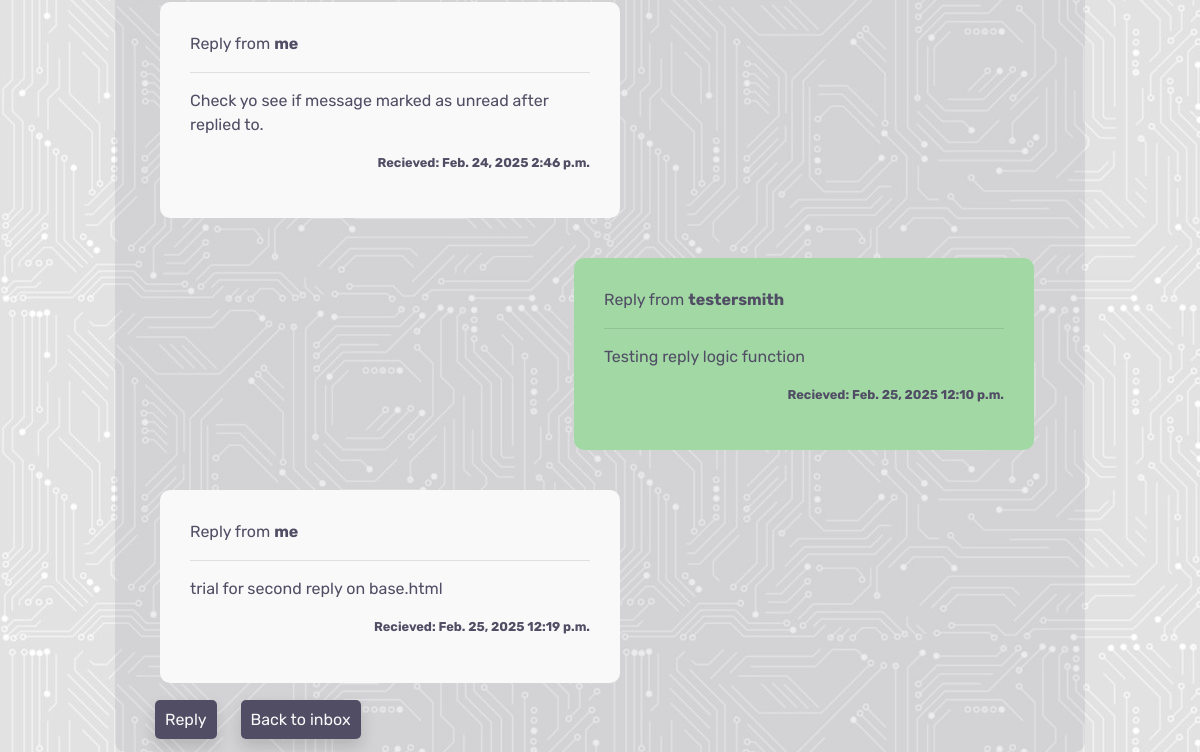
The app's page /contacts/19 (signed in, lower part), older data.
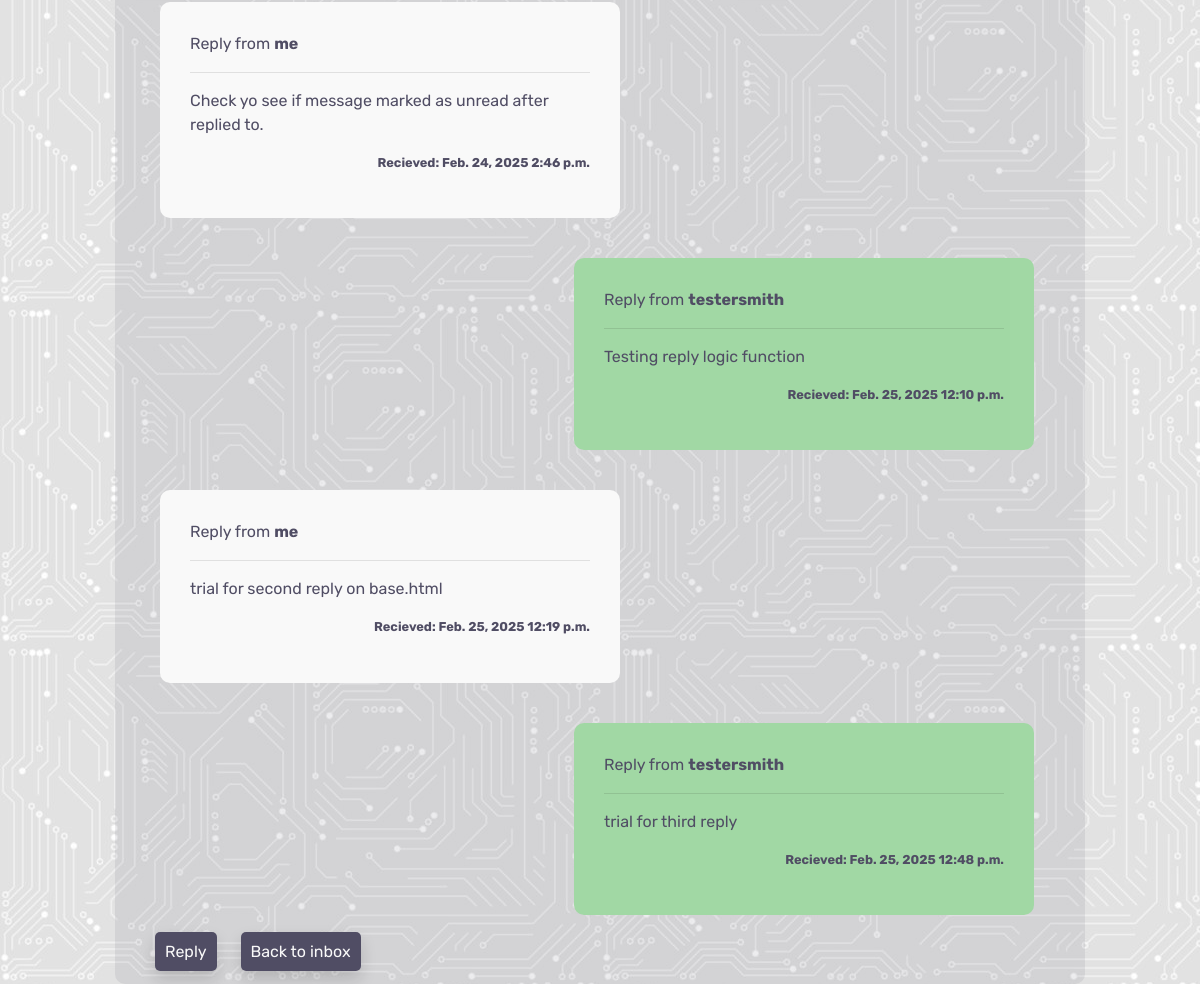
The same page, newer data.
### contacts/models.py (models this page shows)
class Replied(models.Model):
    class Meta:
        verbose_name_plural = "Replies"
    thread = models.ForeignKey(Contacts, on_delete=models.CASCADE)
    name = models.CharField(max_length=26, null=True, blank=True)
    send_to = models.CharField(max_length=240)
    subject = models.CharField(max_length=52, null=True, blank=True)
    message = models.TextField()
    date = models.DateField(auto_now_add=True)
    time = models.TimeField(auto_now_add=True)
    read = models.BooleanField(default=False)

### contacts/views.py (the view)
# urls.py: path('<int:contact_id>', views.open_message, name='open_message'),
@login_required
def open_message(request, contact_id):
    inbox = Contacts.objects.get(id=contact_id)
    inbox.read = True
    inbox.save()
    if inbox.new_reply is True:
        inbox.new_reply = False
        inbox.save()
    replied = Replied.objects.filter(thread=contact_id)
    template = 'contacts/open_message.html'
    context = {
        'inbox': inbox,
        'replied': replied
    }
    return render(request, template, context)

### contacts/contexts.py (called while the page is built)
def contacts_inbox(request):
    user = request.user.id
    if user:
        user_inbox = get_object_or_404(User, username=request.user)
        inbox = Contacts.objects.filter(send_to=user_inbox)
        replied = Replied.objects.filter(name=user_inbox)
        reply_message = Contacts.objects.filter(new_reply=True)
        unread_messages = inbox.filter(read=False).count()
        message_count = len(inbox)
        reply_num = len(reply_message)
        context = {
            'inbox': inbox,
            'message_count': message_count,
            'unread_messages': unread_messages,
            'replied': replied,
            'reply_num': reply_num,
        }
    else:
        inbox = Contacts.objects.all()
        context = {
            'inbox': inbox
        }
    return context

### contacts/templates/contacts/open_message.html (shortened to what this page needs)
{% extends "base.html" %}
{% load static %}
{% block content %}
<div class="container-fluid">
    <div class="row">
        <div class="col-1">
        </div>
        <div class="col-10">
            <div class="read-message">
                <div class="row message-row">
                    {% if replied %}
                        {% for r in replied %}
                        <div class="{% if r.name == user.username %} thread-load {% else %} thread-load2 {% endif %}">
                        {% if r.name == user.username%}
                        <p>Reply from <strong>me</strong></p>
                        {% else %}
                        <p>Reply from <strong>{{ r.name }}</strong></p>
                        {% endif %}
                        <hr>
                        <p>{{ r.message }}</p>
                        <p class="inbox-date-time">
                            <strong>Recieved: {{ r.date }} {{ r.time }}</strong>
                        </p>
                        </div>
                        {% endfor %}
                    {% endif %}
                </div>
                <div class="reply-and-delete-box">
                    <div>
                        <a href="{% url 'reply_message' inbox.id %}" class="reply-message shadow">Reply</a>
                        <a href="{% url 'contacts' %}" class="reply-message shadow">Back to inbox</a>
                    </div>
                </div>
            </div>
        </div>
        <div class="col-1"></div>
    </div>
</div>
{% endblock %}

Row changes from the older to the newer data that the page shows:
added Replied: name "testersmith", message "trial for third reply", date "Feb. 25, 2025", time "12:48 p.m."
